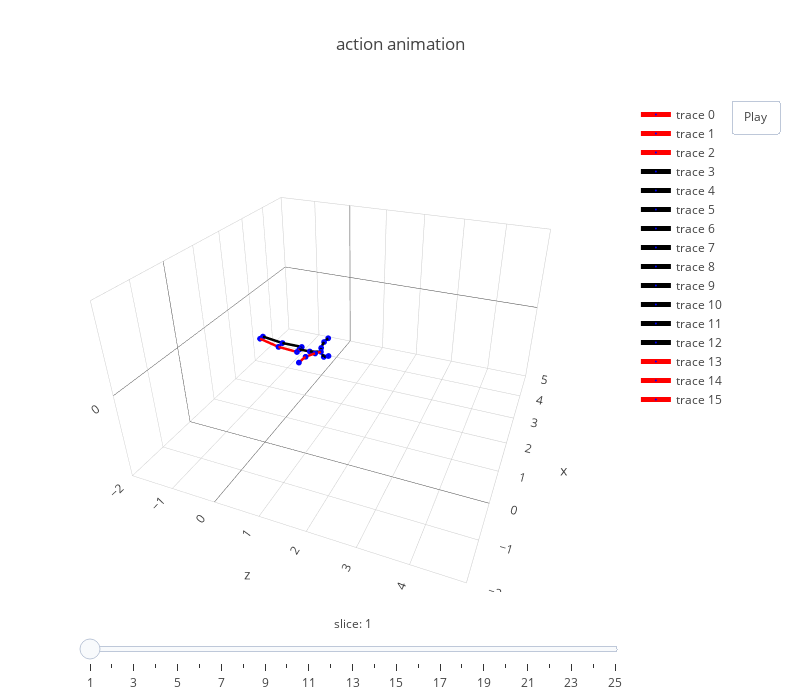

The cell this chart's notebook holds for it:
### Code cell
# ground truth 3d
frames, layout = generate_frames_layout(gt[::100], dataset.skeleton(), human36m_kpts_name)
fig = dict(data=get_line_3d_segs(gt, 0, dataset.skeleton(), human36m_kpts_name), layout=layout, frames=frames)
plotly.offline.iplot(fig)

### Figure 1 — Plotly figure (JSON) as saved in the notebook; plotly's stock layout.template omitted (floating-point values rounded to 4 significant figures)
{"data": [{"line": {"color": "red", "width": 5}, "marker": {"color": "blue", "size": 2}, "text": ["RHip"], "type": "scatter3d", "uid": "16e52b4d-822d-4220-9ab8-5f43f4d1fe4a", "x": [-0.02958, 0.0893], "y": [0.5524, 0.5449], "z": [0.9425, 0.9357]}, {"line": {"color": "red", "width": 5}, "marker": {"color": "blue", "size": 2}, "text": ["RKnee"], "type": "scatter3d", "uid": "a824f552-1c5a-4c49-8b1f-e2a12795e588", "x": [0.002763, -0.02958], "y": [0.5586, 0.5524], "z": [0.5155, 0.9425]}, {"line": {"color": "red", "width": 5}, "marker": {"color": "blue", "size": 2}, "text": ["RAnkle"], "type": "scatter3d", "uid": "2327506c-6c06-4abc-a207-ce84d13aa5c5", "x": [0.03996, 0.002763], "y": [0.6354, 0.5586], "z": [0.08136, 0.5155]}, {"line": {"color": "black", "width": 5}, "marker": {"color": "blue", "size": 2}, "text": ["LHip"], "type": "scatter3d", "uid": "911b9c8e-6bca-4604-adfb-0234f4109879", "x": [0.2082, 0.0893], "y": [0.5374, 0.5449], "z": [0.9288, 0.9357]}, {"line": {"color": "black", "width": 5}, "marker": {"color": "blue", "size": 2}, "text": ["LKnee"], "type": "scatter3d", "uid": "b0f1cf22-92f3-4212-beda-d3dcd2d558a2", "x": [0.1968, 0.2082], "y": [0.5415, 0.5374], "z": [0.5007, 0.9288]}, {"line": {"color": "black", "width": 5}, "marker": {"color": "blue", "size": 2}, "text": ["LAnkle"], "type": "scatter3d", "uid": "c90df5b6-afbe-406f-a143-55f951c754aa", "x": [0.1852, 0.1968], "y": [0.6056, 0.5415], "z": [0.06308, 0.5007]}, {"line": {"color": "black", "width": 5}, "marker": {"color": "blue", "size": 2}, "text": ["Spine1"], "type": "scatter3d", "uid": "9f0ff2c3-7c90-4f5d-b120-e81c4f9486ec", "x": [0.09903, 0.0893], "y": [0.5419, 0.5449], "z": [1.16, 0.9357]}, {"line": {"color": "black", "width": 5}, "marker": {"color": "blue", "size": 2}, "text": ["Neck"], "type": "scatter3d", "uid": "77d1688b-0ef3-4596-bc1f-aa5daccda43a", "x": [0.08829, 0.09903], "y": [0.5942, 0.5419], "z": [1.408, 1.16]}, {"line": {"color": "black", "width": 5}, "marker": {"color": "blue", "size": 2}, "text": ["Head"], "type": "scatter3d", "uid": "1aab205a-4e50-4703-9772-2ae61645aeb8", "x": [0.08591, 0.08829], "y": [0.4932, 0.5942], "z": [1.467, 1.408]}, {"line": {"color": "black", "width": 5}, "marker": {"color": "blue", "size": 2}, "text": ["Site"], "type": "scatter3d", "uid": "bfe210f2-69f7-413b-8f74-f5f96f3bb842", "x": [0.07984, 0.08591], "y": [0.541, 0.4932], "z": [1.572, 1.467]}, {"line": {"color": "black", "width": 5}, "marker": {"color": "blue", "size": 2}, "text": ["LShoulder"], "type": "scatter3d", "uid": "f10e9449-3f6f-4f64-99bd-555a9076d9ab", "x": [0.2199, 0.08829], "y": [0.5993, 0.5942], "z": [1.352, 1.408]}, {"line": {"color": "black", "width": 5}, "marker": {"color": "blue", "size": 2}, "text": ["LElbow"], "type": "scatter3d", "uid": "db0e36ac-24d7-45ce-ace5-54ea102d6d7b", "x": [0.4784, 0.2199], "y": [0.5882, 0.5993], "z": [1.297, 1.352]}, {"line": {"color": "black", "width": 5}, "marker": {"color": "blue", "size": 2}, "text": ["LWrist"], "type": "scatter3d", "uid": "40d7d3fa-a664-4c47-b530-b83604d01d0e", "x": [0.7225, 0.4784], "y": [0.5454, 0.5882], "z": [1.277, 1.297]}, {"line": {"color": "red", "width": 5}, "marker": {"color": "blue", "size": 2}, "text": ["RShoulder"], "type": "scatter3d", "uid": "1eab4731-9e36-4e52-a602-d2871c34be35", "x": [-0.03831, 0.08829], "y": [0.6119, 0.5942], "z": [1.344, 1.408]}, {"line": {"color": "red", "width": 5}, "marker": {"color": "blue", "size": 2}, "text": ["RElbow"], "type": "scatter3d", "uid": "9ba0ca0b-b189-44d8-8085-9cc066f04d84", "x": [-0.2858, -0.03831], "y": [0.6545, 0.6119], "z": [1.261, 1.344]}, {"line": {"color": "red", "width": 5}, "marker": {"color": "blue", "size": 2}, "text": ["RWrist"], "type": "scatter3d", "uid": "54d2888d-0315-4a59-b766-0a7936e90de2", "x": [-0.5338, -0.2858], "y": [0.6601, 0.6545], "z": [1.243, 1.261]}, {"line": {"color": "#1f77b4", "width": 1}, "marker": {"color": "#1f77b4", "size": 1}, "type": "scatter3d", "uid": "fecb29b2-1f04-4a73-9b75-c126abc13b3f", "x": [], "y": [], "z": []}], "layout": {"autosize": false, "height": 700, "scene": {"aspectratio": {"x": 1.167, "y": 0.6667, "z": 1.167}, "camera": {"eye": {"x": -1.743, "y": 1.071, "z": 0.71}, "up": {"x": 0, "y": 1, "z": 0}}, "xaxis": {"range": [-2, 5]}, "yaxis": {"range": [-2, 2]}, "zaxis": {"range": [-2, 5]}}, "sliders": [{"currentvalue": {"font": {"size": 12}, "prefix": "slice: ", "visible": true, "xanchor": "center"}, "len": 1, "steps": [{"args": [["frame1"], {"frame": {"duration": 70, "redraw": true}, "mode": "immediate", "transition": {"duration": 0}}], "label": "1", "method": "animate"}, {"args": [["frame2"], {"frame": {"duration": 70, "redraw": true}, "mode": "immediate", "transition": {"duration": 0}}], "label": "2", "method": "animate"}, {"args": [["frame3"], {"frame": {"duration": 70, "redraw": true}, "mode": "immediate", "transition": {"duration": 0}}], "label": "3", "method": "animate"}, {"args": [["frame4"], {"frame": {"duration": 70, "redraw": true}, "mode": "immediate", "transition": {"duration": 0}}], "label": "4", "method": "animate"}, {"args": [["frame5"], {"frame": {"duration": 70, "redraw": true}, "mode": "immediate", "transition": {"duration": 0}}], "label": "5", "method": "animate"}, {"args": [["frame6"], {"frame": {"duration": 70, "redraw": true}, "mode": "immediate", "transition": {"duration": 0}}], "label": "6", "method": "animate"}, {"args": [["frame7"], {"frame": {"duration": 70, "redraw": true}, "mode": "immediate", "transition": {"duration": 0}}], "label": "7", "method": "animate"}, {"args": [["frame8"], {"frame": {"duration": 70, "redraw": true}, "mode": "immediate", "transition": {"duration": 0}}], "label": "8", "method": "animate"}, {"args": [["frame9"], {"frame": {"duration": 70, "redraw": true}, "mode": "immediate", "transition": {"duration": 0}}], "label": "9", "method": "animate"}, {"args": [["frame10"], {"frame": {"duration": 70, "redraw": true}, "mode": "immediate", "transition": {"duration": 0}}], "label": "10", "method": "animate"}, {"args": [["frame11"], {"frame": {"duration": 70, "redraw": true}, "mode": "immediate", "transition": {"duration": 0}}], "label": "11", "method": "animate"}, {"args": [["frame12"], {"frame": {"duration": 70, "redraw": true}, "mode": "immediate", "transition": {"duration": 0}}], "label": "12", "method": "animate"}, {"args": [["frame13"], {"frame": {"duration": 70, "redraw": true}, "mode": "immediate", "transition": {"duration": 0}}], "label": "13", "method": "animate"}, {"args": [["frame14"], {"frame": {"duration": 70, "redraw": true}, "mode": "immediate", "transition": {"duration": 0}}], "label": "14", "method": "animate"}, {"args": [["frame15"], {"frame": {"duration": 70, "redraw": true}, "mode": "immediate", "transition": {"duration": 0}}], "label": "15", "method": "animate"}, {"args": [["frame16"], {"frame": {"duration": 70, "redraw": true}, "mode": "immediate", "transition": {"duration": 0}}], "label": "16", "method": "animate"}, {"args": [["frame17"], {"frame": {"duration": 70, "redraw": true}, "mode": "immediate", "transition": {"duration": 0}}], "label": "17", "method": "animate"}, {"args": [["frame18"], {"frame": {"duration": 70, "redraw": true}, "mode": "immediate", "transition": {"duration": 0}}], "label": "18", "method": "animate"}, {"args": [["frame19"], {"frame": {"duration": 70, "redraw": true}, "mode": "immediate", "transition": {"duration": 0}}], "label": "19", "method": "animate"}, {"args": [["frame20"], {"frame": {"duration": 70, "redraw": true}, "mode": "immediate", "transition": {"duration": 0}}], "label": "20", "method": "animate"}, {"args": [["frame21"], {"frame": {"duration": 70, "redraw": true}, "mode": "immediate", "transition": {"duration": 0}}], "label": "21", "method": "animate"}, {"args": [["frame22"], {"frame": {"duration": 70, "redraw": true}, "mode": "immediate", "transition": {"duration": 0}}], "label": "22", "method": "animate"}, {"args": [["frame23"], {"frame": {"duration": 70, "redraw": true}, "mode": "immediate", "transition": {"duration": 0}}], "label": "23", "method": "animate"}, {"args": [["frame24"], {"frame": {"duration": 70, "redraw": true}, "mode": "immediate", "transition": {"duration": 0}}], "label": "24", "method": "animate"}, {"args": [["frame25"], {"frame": {"duration": 70, "redraw": true}, "mode": "immediate", "transition": {"duration": 0}}], "label": "25", "method": "animate"}], "transition": {"duration": 0}, "x": 0, "y": 0}], "title": {"text": "action animation"}, "updatemenus": [{"buttons": [{"args": [null], "label": "Play", "method": "animate"}], "pad": {"r": 10, "t": 0}, "showactive": false, "type": "buttons", "x": 1.3, "xanchor": "right", "y": 1, "yanchor": "top"}], "width": 800}}
